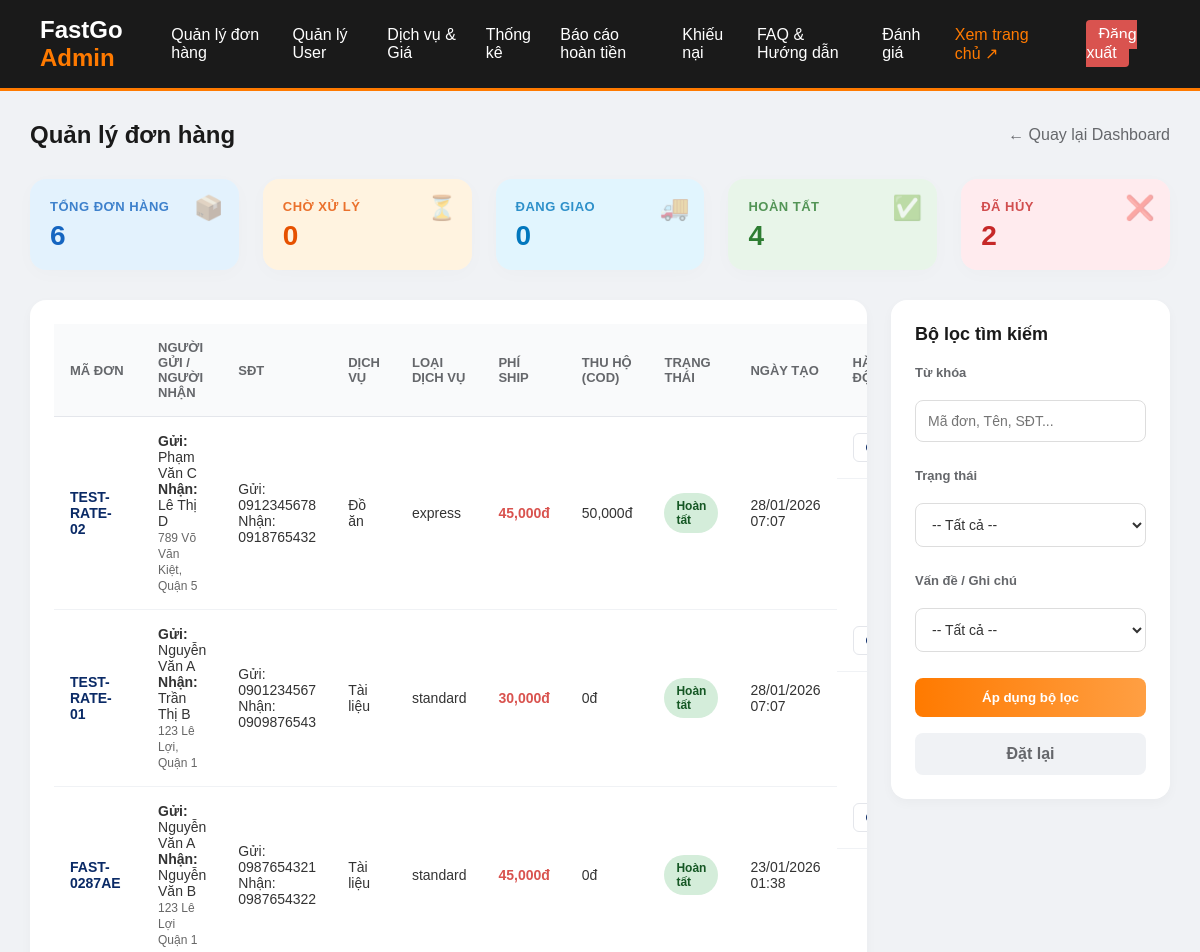
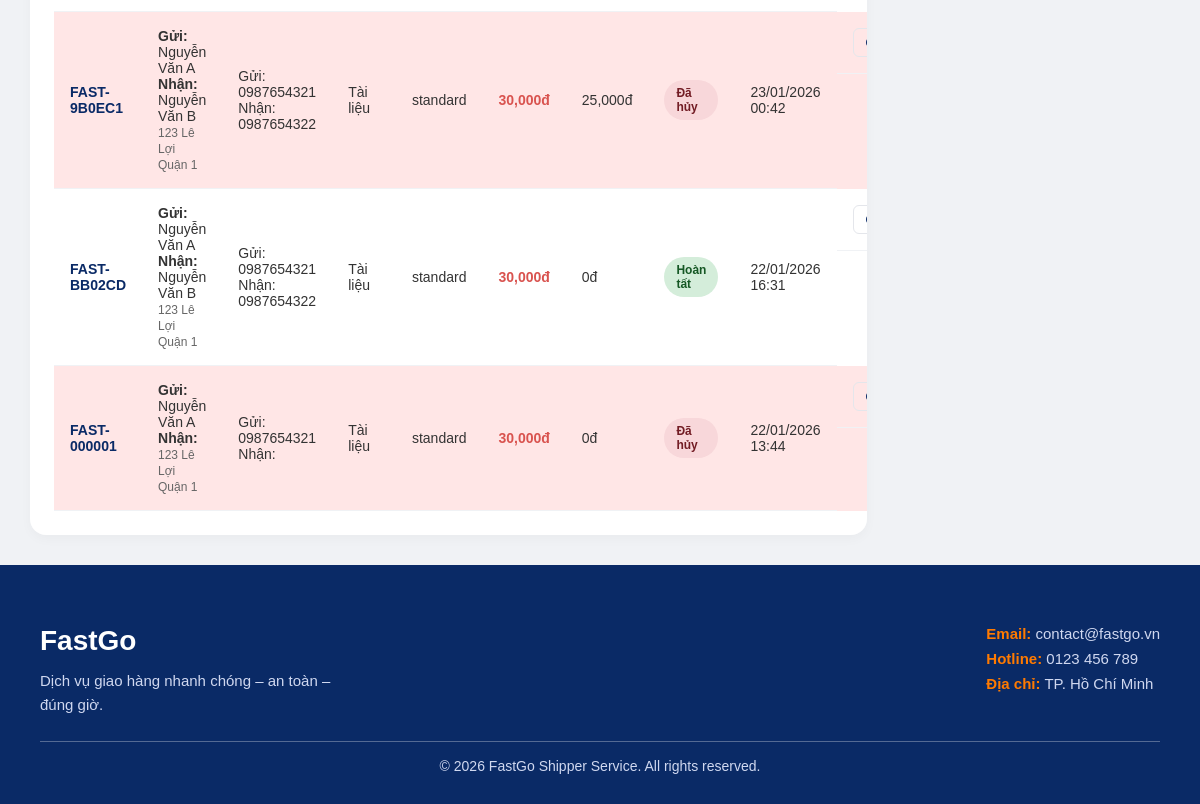
The app's page /orders_manage.php (signed in) with its own data (2 pictures, top to bottom).
### tables this page shows
CREATE TABLE `orders` (
    `id` int(11) NOT NULL,
    `order_code` varchar(20) NOT NULL,
    `user_id` int(11) DEFAULT NULL,
    `shipper_id` int(11) DEFAULT NULL,
    `pickup_address` text DEFAULT NULL,
    `name` varchar(100) NOT NULL,
    `phone` varchar(20) DEFAULT NULL,
    `receiver_name` varchar(100) NOT NULL,
    `receiver_phone` varchar(20) NOT NULL,
    `delivery_address` text NOT NULL,
    `package_type` varchar(50) DEFAULT 'other',
    `service_type` varchar(50) NOT NULL DEFAULT 'standard',
    `weight` decimal(10, 2) DEFAULT 0.00,
    `cod_amount` decimal(15, 2) DEFAULT 0.00,
    `shipping_fee` decimal(15, 2) DEFAULT 0.00,
    `pickup_time` varchar(100) DEFAULT NULL,
    `note` text DEFAULT NULL,
    `payment_method` varchar(50) NOT NULL DEFAULT 'cod' COMMENT 'Phương thức thanh toán (cod, bank_transfer)',
    `payment_status` varchar(50) NOT NULL DEFAULT 'unpaid' COMMENT 'Trạng thái thanh toán (unpaid, paid)',
    `shipper_note` text DEFAULT NULL,
    `admin_note` text DEFAULT NULL,
    `pod_image` varchar(255) DEFAULT NULL,
    `status` enum(
        'pending',
        'shipping',
        'completed',
        'cancelled'
    ) DEFAULT 'pending',
    `rating` int(11) DEFAULT NULL,
    `feedback` text DEFAULT NULL,
    `created_at` timestamp NOT NULL DEFAULT current_timestamp(),
    `is_corporate` tinyint(1) DEFAULT 0,
    `company_name` varchar(255) DEFAULT NULL,
    `company_tax_code` varchar(50) DEFAULT NULL,
    `company_address` text DEFAULT NULL,
    `company_bank_info` text DEFAULT NULL
);

### orders_manage.php (the view, shortened to what this page needs)
<?php
require_once 'config/db.php';
$stats = ['pending' => 0, 'shipping' => 0, 'completed' => 0, 'cancelled' => 0];
$total_orders = 0;
$stat_sql = "SELECT status, COUNT(*) as count FROM orders GROUP BY status";
$stat_result = $conn->query($stat_sql);
if ($stat_result) {
    while ($row = $stat_result->fetch_assoc()) {
        $st = $row['status'] ? $row['status'] : 'pending';
        if (isset($stats[$st]))
            $stats[$st] = $row['count'];
        $total_orders += $row['count'];
    }
}
$search = $_GET['search'] ?? '';
$page = isset($_GET['page']) ? (int) $_GET['page'] : 1;
$limit = 10;
$offset = ($page - 1) * $limit;
$sql = "SELECT * FROM orders WHERE 1=1";
$params = [];
$types = "";
$sql .= " ORDER BY id DESC";
$sql .= " LIMIT ? OFFSET ?";
$params[] = $limit;
$params[] = $offset;
$types .= "ii";
$stmt = $conn->prepare($sql);
if (!empty($params)) {
    $stmt->bind_param($types, ...$params);
}
$stmt->execute();
$result = $stmt->get_result();
?>
<!DOCTYPE html>
<html lang="vi">
<head>
    <link rel="stylesheet" href="assets/css/styles.css?v=<?php echo time(); ?>">
    <link rel="stylesheet" href="assets/css/admin.css?v=<?php echo time(); ?>">
</head>
<body>
    <?php include 'includes/header_admin.php'; ?>
    <main class="admin-container">
        <div class="page-header">
            <h2 class="page-title">Quản lý đơn hàng</h2>
            <a href="dashboard.php" class="back-link">← Quay lại Dashboard</a>
        </div>
        <div class="stats-grid">
            <div class="stat-card total">
                <div class="stat-icon">📦</div>
                <h3>Tổng đơn hàng</h3>
                <p class="stat-value"><?php echo number_format($total_orders); ?></p>
            </div>
            <div class="stat-card pending">
                <div class="stat-icon">⏳</div>
                <h3>Chờ xử lý</h3>
                <p class="stat-value"><?php echo number_format($stats['pending']); ?></p>
            </div>
            <div class="stat-card shipping">
                <div class="stat-icon">🚚</div>
                <h3>Đang giao</h3>
                <p class="stat-value"><?php echo number_format($stats['shipping']); ?></p>
            </div>
            <div class="stat-card completed">
                <div class="stat-icon">✅</div>
                <h3>Hoàn tất</h3>
                <p class="stat-value"><?php echo number_format($stats['completed']); ?></p>
            </div>
            <div class="stat-card cancelled">
                <div class="stat-icon">❌</div>
                <h3>Đã hủy</h3>
                <p class="stat-value"><?php echo number_format($stats['cancelled']); ?></p>
            </div>
        </div>
        <div class="dashboard-layout">
            <div class="table-section">
                <table class="order-table">
                    <thead>
                        <tr>
                            <th>Mã đơn</th>
                            <th>Người gửi / Người nhận</th>
                            <th>SĐT</th>
                            <th>Dịch vụ</th>
                            <th>Loại dịch vụ</th>
                            <th>Phí ship</th>
                            <th>Thu hộ (COD)</th>
                            <th>Trạng thái</th>
                            <th>Ngày tạo</th>
                            <th>Hành động</th>
                        </tr>
                    </thead>
                    <tbody>
                        <?php if ($result->num_rows > 0): ?>
                        <?php while ($row = $result->fetch_assoc()): ?>
                        <tr <?php echo ($row['status'] === 'cancelled') ? 'style="background-color: #ffe6e6;"' : ''; ?>>
                            <td><strong
                                    style="color:#0a2a66;"><?php echo htmlspecialchars($row['order_code']); ?></strong>
                            </td>
                            <td>
                                <strong>Gửi:</strong> <?php echo htmlspecialchars($row['name']); ?><br>
                                <strong>Nhận:</strong>
                                <?php echo htmlspecialchars($row['receiver_name'] ?? '---'); ?><br>
                                <span
                                    style="font-size:12px; color:#666;"><?php echo htmlspecialchars($row['pickup_address']); ?></span>
                            </td>
                            <td>
                                Gửi: <?php echo htmlspecialchars($row['phone']); ?><br>
                                Nhận: <?php echo htmlspecialchars($row['receiver_phone'] ?? '---'); ?>
                            </td>
                            <td>
                                <?php
                                        $pkg_map = [
                                            'document' => 'Tài liệu',
                                            'food' => 'Đồ ăn',
                                            'clothes' => 'Quần áo',
                                            'electronic' => 'Điện tử',
                                            'other' => 'Khác'
                                        ];
                                        echo $pkg_map[$row['package_type']] ?? $row['package_type'];
                                        ?>
                            </td>
                            <td>
                                <?php
                                        $svc_map = [
                                            'standard' => 'Tiêu chuẩn',
                                            'express' => '<span style="color:#d9534f; font-weight:bold;">Hỏa tốc</span>',
                                            'bulk' => '<span style="color:#0a2a66; font-weight:bold;">Số lượng lớn</span>'
                                        ];
                                        echo $svc_map[$row['service_type'] ?? 'standard'] ?? ($row['service_type'] ?? 'standard');
                                        ?>
                            </td>
                            <td style="color:#d9534f; font-weight:bold;">
                                <?php echo number_format($row['shipping_fee'] ?? 0); ?>đ
                            </td>
                            <td><?php echo number_format($row['cod_amount']); ?>đ</td>
                            <td>
                                <?php
                                        $st = $row['status'] ?? 'pending';
                                        $class = 'status-' . $st;
                                        $label = match ($st) {
                                            'pending' => 'Chờ xử lý',
                                            'shipping' => 'Đang giao',
                                            'completed' => 'Hoàn tất',
                                            'cancelled' => 'Đã hủy',
                                            default => $st
                                        };
                                        ?>
                                <span class="status-badge <?php echo $class; ?>"><?php echo $label; ?></span>
                            </td>
                            <td><?php echo isset($row['created_at']) ? date('d/m/Y H:i', strtotime($row['created_at'])) : 'N/A'; ?>
                            </td>
                            <td>
                                <a href="order_detail.php?id=<?php echo $row['id']; ?>" class="btn-action">Chi tiết</a>
                            </td>
                        </tr>
                        <?php endwhile; ?>
                        <?php endif; ?>
                    </tbody>
                </table>
            </div>
            <aside class="filter-sidebar">
                <h3>Bộ lọc tìm kiếm</h3>
                <form class="filter-form" method="GET">
                    <div class="form-group">
                        <label>Từ khóa</label>
                        <input type="text" name="search" placeholder="Mã đơn, Tên, SĐT..."
                            value="<?php echo htmlspecialchars($search); ?>">
                    </div>
                    <div class="form-group">
                        <label>Trạng thái</label>
                        <select name="status">
                            <option value="">-- Tất cả --</option>
                        </select>
                    </div>
                    <div class="form-group">
                        <label>Vấn đề / Ghi chú</label>
                        <select name="issue">
                            <option value="">-- Tất cả --</option>
                        </select>
                    </div>
                    <button type="submit" class="btn-filter">Áp dụng bộ lọc</button>
                    <a href="orders_manage.php" class="btn-reset">Đặt lại</a>
                </form>
            </aside>
        </div>
    </main>
    <?php include 'includes/footer.php'; ?>
</body>
</html>

### assets/css/styles.css (style rules this page uses)
* { margin: 0; padding: 0; box-sizing: border-box; font-family: "Poppins", sans-serif; }
.form-group { display: flex; flex-direction: column; gap: 12px; margin-bottom: 10px; }
.form-group input, .form-group select, .form-row input, .form-row select, #contact-form textarea { width: 100%; padding: 12px 15px; border-radius: 8px; border: 1px solid #ced4da; font-size: 15px; color: #333; background-color: #ffffff; transition: all 0.3s ease; }
main { padding: 80px 40px; max-width: 900px; margin: 0 auto; }
.form-group { display: flex; flex-direction: column; }
.status-badge { padding: 6px 12px; border-radius: 20px; font-size: 12px; font-weight: 600; display: inline-block; }
.status-completed { background: #d4edda; color: #155724; }
.status-cancelled { background: #f8d7da; color: #721c24; }
.btn-filter { background: #0a2a66; color: white; border: none; padding: 8px 15px; border-radius: 4px; cursor: pointer; }

### assets/css/admin.css (style rules this page uses)
body { background-color: #f0f2f5; font-family: "Inter", "Segoe UI", Roboto, Helvetica, Arial, sans-serif; color: #1c1e21; }
.admin-container { padding: 30px; max-width: 1400px; margin: 0 auto; }
.page-header { display: flex; justify-content: space-between; align-items: center; margin-bottom: 30px; }
.page-title { font-size: 24px; font-weight: 700; color: #1a1a1a; margin: 0; }
.back-link { color: #65676b; text-decoration: none; font-weight: 500; transition: color 0.2s; }
.stats-grid { display: grid; grid-template-columns: repeat(5, 1fr); gap: 24px; margin-bottom: 30px; }
.stat-card { background: white; padding: 20px; border-radius: 16px; box-shadow: 0 4px 20px rgba(0, 0, 0, 0.02); position: relative; overflow: hidden; transition: transform 0.2s ease; border: none; }
.stat-card.total { background-color: #e3f2fd; color: #1565c0; }
.stat-card.pending { background-color: #fff3e0; color: #e65100; }
.stat-card.shipping { background-color: #e1f5fe; color: #0277bd; }
.stat-card.completed { background-color: #e8f5e9; color: #2e7d32; }
.stat-card.cancelled { background-color: #ffebee; color: #c62828; }
.stat-card h3 { font-size: 13px; font-weight: 600; text-transform: uppercase; letter-spacing: 0.5px; margin-bottom: 8px; opacity: 0.8; }
.stat-value { font-size: 28px; font-weight: 700; margin: 0; line-height: 1; }
.stat-icon { position: absolute; top: 15px; right: 15px; font-size: 24px; opacity: 0.4; }
.dashboard-layout { display: grid; grid-template-columns: 3fr 1fr; gap: 24px; align-items: start; }
.table-section { background: white; border-radius: 16px; padding: 24px; box-shadow: 0 4px 12px rgba(0, 0, 0, 0.03); overflow-x: auto; }
.order-table { width: 100%; border-collapse: separate; border-spacing: 0; }
.order-table th { background-color: #f9fafb; color: #65676b; font-weight: 600; font-size: 13px; text-transform: uppercase; padding: 16px; text-align: left; border-bottom: 1px solid #e4e6eb; }
.order-table td { padding: 16px; border-bottom: 1px solid #f0f2f5; font-size: 14px; color: #333; vertical-align: middle; }
.filter-sidebar { background: white; border-radius: 16px; padding: 24px; box-shadow: 0 4px 12px rgba(0, 0, 0, 0.03); position: sticky; top: 20px; }
.filter-sidebar h3 { font-size: 18px; margin-bottom: 20px; color: #1a1a1a; }
.filter-form { display: flex; flex-direction: column; gap: 16px; }
.form-group label { display: block; font-size: 13px; font-weight: 600; color: #65676b; margin-bottom: 8px; }
.filter-form input, .filter-form select { width: 100%; padding: 12px; border: 1px solid #ddd; border-radius: 8px; font-size: 14px; outline: none; transition: border-color 0.2s; }
.btn-filter { background: linear-gradient(90deg, #ff7a00, #ff9f43); color: white; border: none; padding: 12px; border-radius: 8px; font-weight: 600; cursor: pointer; transition: opacity 0.2s; }
.btn-reset { background: #f0f2f5; color: #65676b; text-align: center; padding: 12px; border-radius: 8px; text-decoration: none; font-weight: 600; transition: background 0.2s; }
.order-table td:last-child { display: flex; gap: 8px; flex-wrap: wrap; align-items: center; }
.btn-action { display: inline-flex; align-items: center; white-space: nowrap; color: #0a2a66; text-decoration: none; font-weight: 600; padding: 6px 12px; border: 1px solid #e4e6eb; border-radius: 6px; font-size: 13px; transition: all 0.2s; }

### records on screen
orders: order_code "TEST-RATE-02", name "Phạm Văn C", receiver_name "Lê Thị D", pickup_address "789 Võ Văn Kiệt, Quận 5", phone "0912345678", receiver_phone "0918765432", package_type "Đồ ăn", service_type "express", shipping_fee "45,000", cod_amount "50,000", status "Hoàn tất", created_at "28/01/2026 07:07"
orders: order_code "TEST-RATE-01", name "Nguyễn Văn A", receiver_name "Trần Thị B", pickup_address "123 Lê Lợi, Quận 1", phone "0901234567", receiver_phone "0909876543", package_type "Tài liệu", service_type "standard", shipping_fee "30,000", cod_amount "0", status "Hoàn tất", created_at "28/01/2026 07:07"
orders: order_code "FAST-0287AE", name "Nguyễn Văn A", receiver_name "Nguyễn Văn B", pickup_address "123 Lê Lợi Quận 1", phone "0987654321", receiver_phone "0987654322", package_type "Tài liệu", service_type "standard", shipping_fee "45,000", cod_amount "0", status "Hoàn tất", created_at "23/01/2026 01:38"
orders: order_code "FAST-9B0EC1", name "Nguyễn Văn A", receiver_name "Nguyễn Văn B", pickup_address "123 Lê Lợi Quận 1", phone "0987654321", receiver_phone "0987654322", package_type "Tài liệu", service_type "standard", shipping_fee "30,000", cod_amount "25,000", status "Đã hủy", created_at "23/01/2026 00:42"
orders: order_code "FAST-BB02CD", name "Nguyễn Văn A", receiver_name "Nguyễn Văn B", pickup_address "123 Lê Lợi Quận 1", phone "0987654321", receiver_phone "0987654322", package_type "Tài liệu", service_type "standard", shipping_fee "30,000", cod_amount "0", status "Hoàn tất", created_at "22/01/2026 16:31"
orders: order_code "FAST-000001", name "Nguyễn Văn A", pickup_address "123 Lê Lợi Quận 1", phone "0987654321", package_type "Tài liệu", service_type "standard", shipping_fee "30,000", cod_amount "0", status "Đã hủy", created_at "22/01/2026 13:44"

### other values on screen
$total_orders "6"
$stats['pending'] "0"
$stats['shipping'] "0"
$stats['completed'] "4"
$stats['cancelled'] "2"
